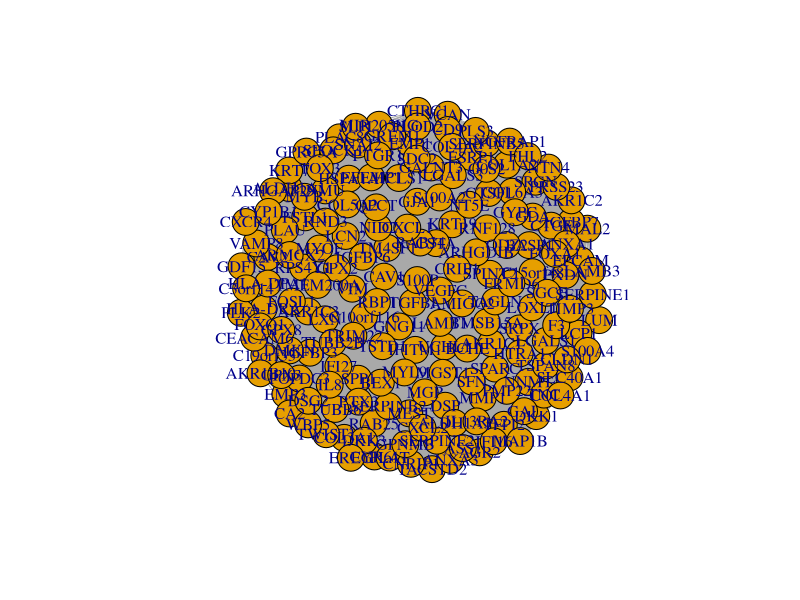
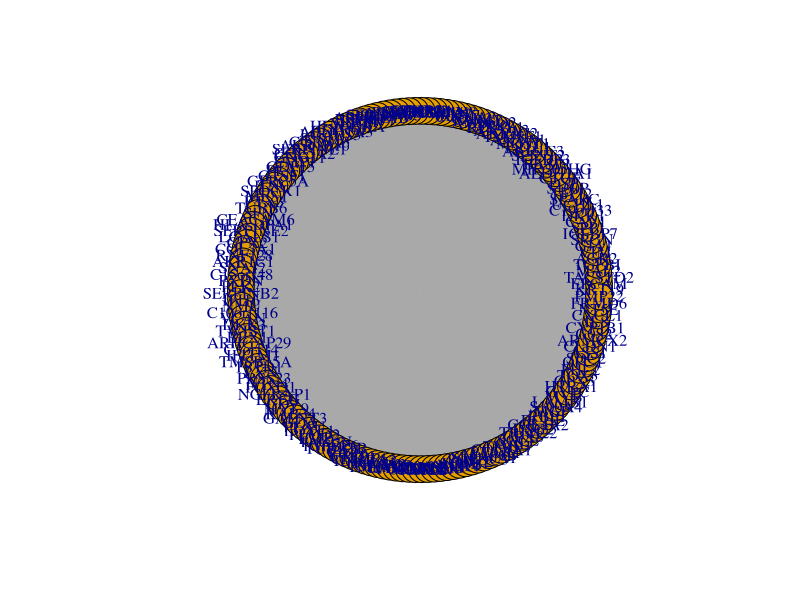
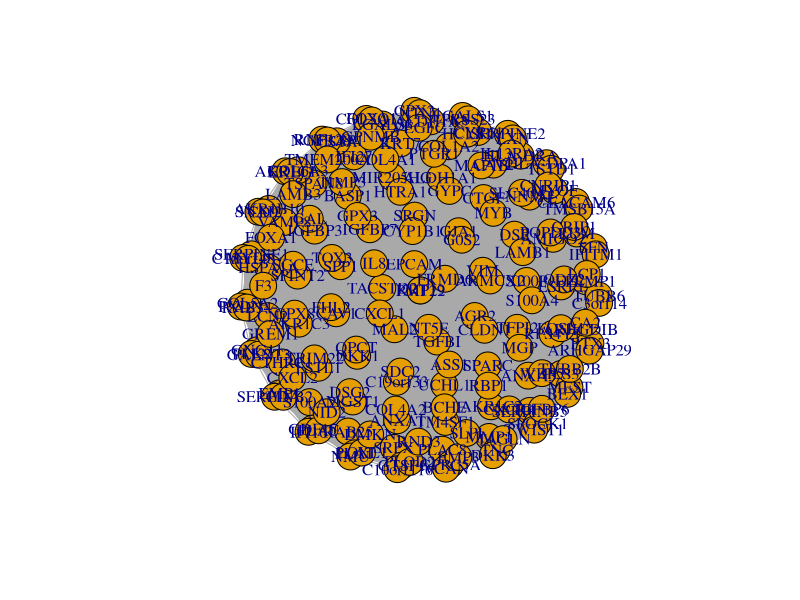
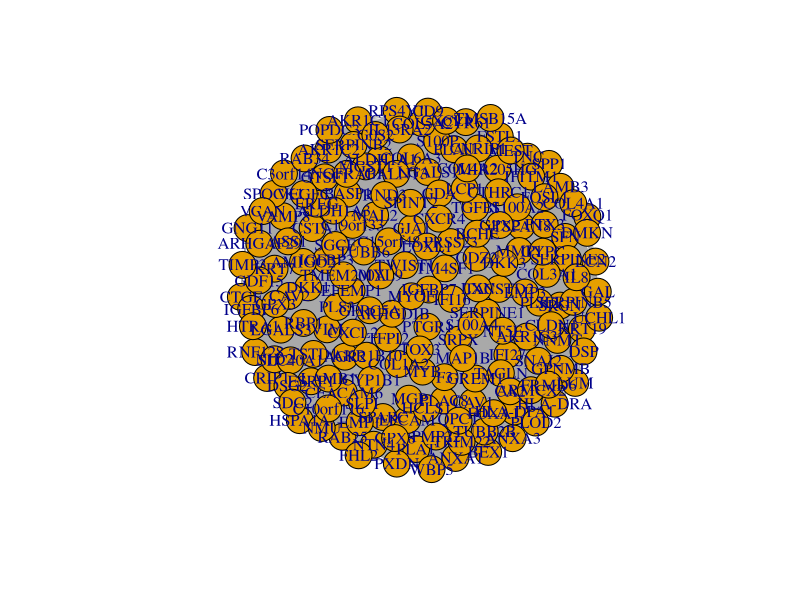
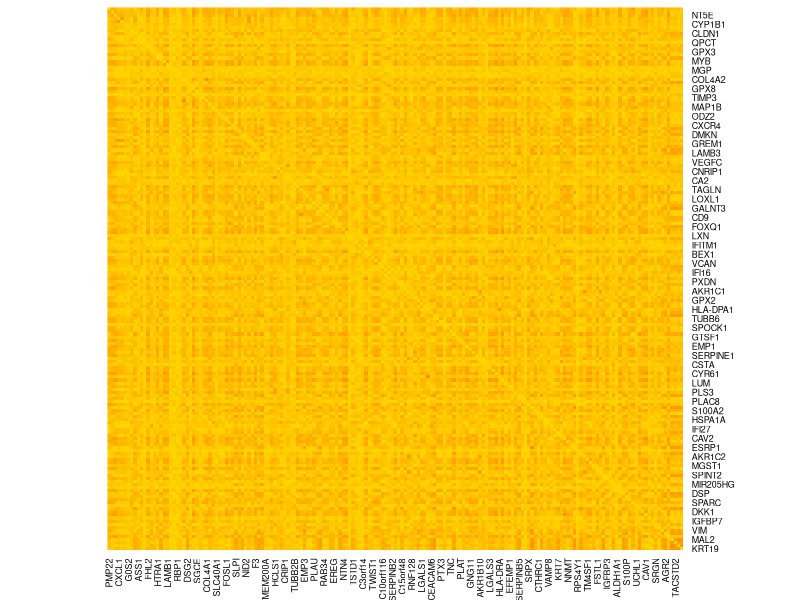
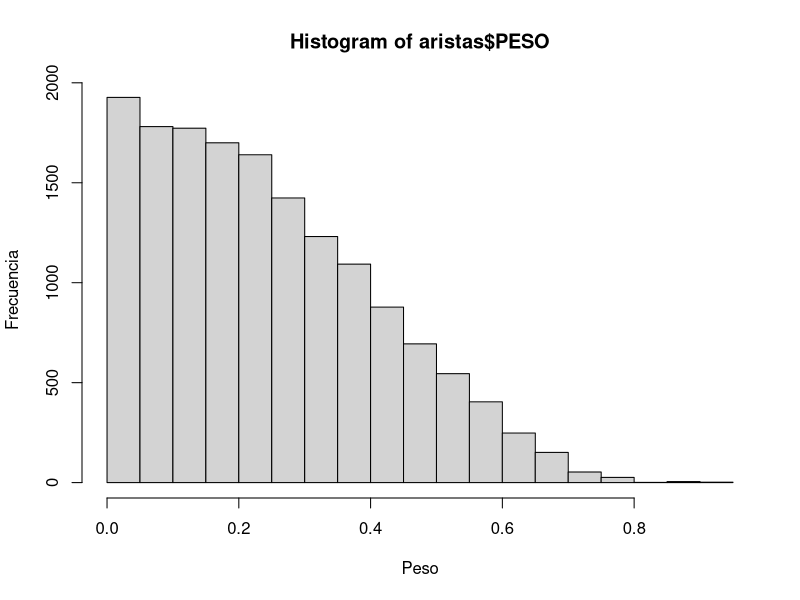
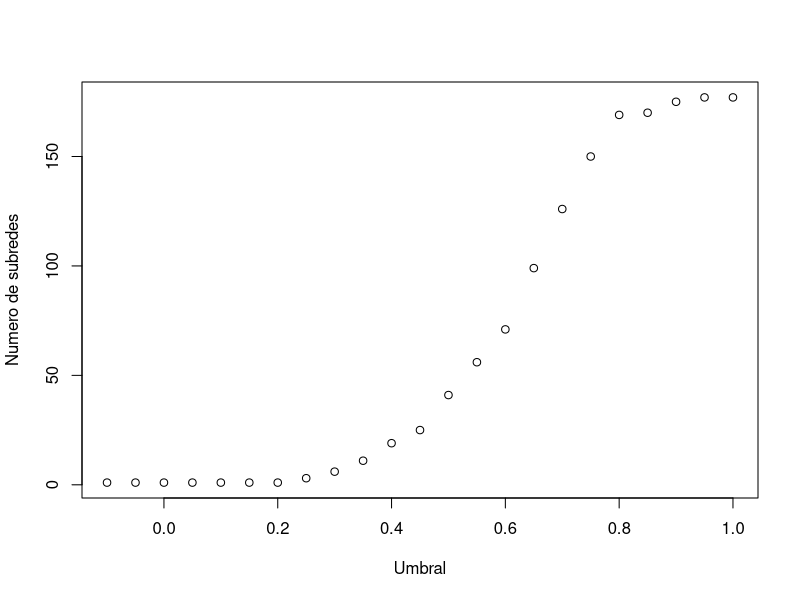
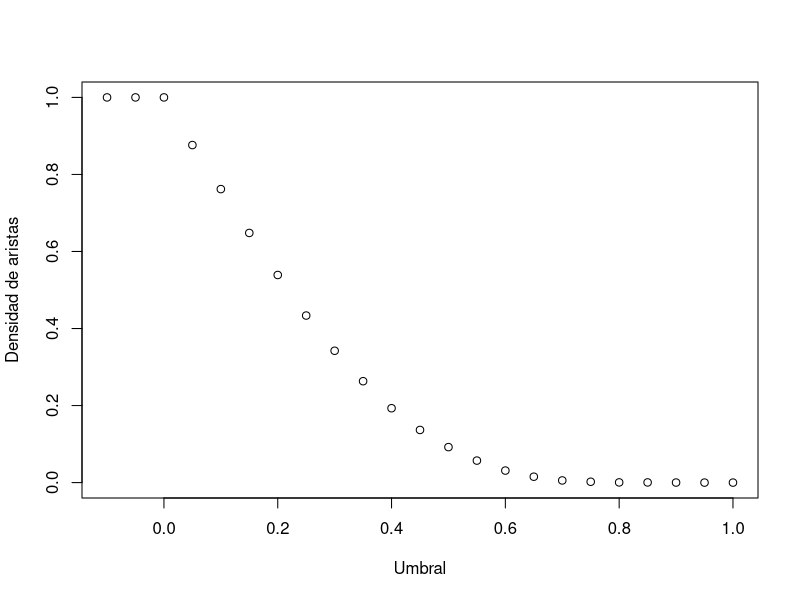

The R source for these figures, in order:
## ---- chunk 1
#install.packages("igraph")
#install.packages("readxl")
library(igraph)
library(readxl)
## ---- chunk 2
aristas <- read_excel("./Dataset1.xlsx", 
                    sheet = "WeigthedNetwork")
nodos <- read_excel("./Dataset1.xlsx", 
                    sheet = "NetworkNodes")
grafo <- 
  graph_from_data_frame(d = aristas,  directed=F, vertices = nodos)
## ---- chunk 3
V(grafo)
E(grafo)
class(grafo)
head(grafo)
## ---- chunk 4
plot(grafo)
## ---- chunk 5
l <- layout_in_circle(grafo)
plot(grafo, layout=l)

## ---- chunk 6
e <- layout_on_sphere(grafo)
plot(grafo, layout=e)
## ---- chunk 7
fr <- layout_with_fr(grafo)
plot(grafo, layout=fr)
## ---- chunk 8
netm <- get.adjacency(grafo, attr="PESO", sparse=F)
colnames(netm) <- nodos$NODOS
rownames(netm) <- nodos$NODOS
palf <- colorRampPalette(c("gold", "dark orange")) 

heatmap(netm[,177:1], Rowv = NA, Colv = NA, col = palf(100), 
        scale="none", margins=c(3,1) )

## ---- chunk 9
hist(aristas$PESO, xlab = "Peso", ylab = "Frecuencia")
## ---- chunk 10
mean(aristas$PESO)
sd(aristas$PESO)
## ---- chunk 11
umbral = seq(-0.1 , 1, by=0.05)
no = c(0)
ar = c(0)
i=1
for (x in umbral){
  gf <- delete_edges(grafo, E(grafo)[PESO<x])
  no[i] <- clusters(gf)$no #vector con el numero de clusters
  ar[i] <- edge_density(gf)
  i= i+1
}

plot (x= umbral, y =no, xlab = "Umbral" ,ylab ="Numero de subredes")
plot (x= umbral, y =ar, xlab = "Umbral" ,ylab ="Densidad de aristas")
## ---- chunk 12
g4 <- delete_edges(grafo, E(grafo)[PESO<0.4])
## ---- chunk 13
V(g4)
E(g4)
plot(g4)
## ---- chunk 14
netm <- get.adjacency(g4, attr="PESO", sparse=F)
colnames(netm) <- nodos$NODOS
rownames(netm) <- nodos$NODOS
palf <- colorRampPalette(c("gold", "dark orange")) 

heatmap(netm[,177:1], Rowv = NA, Colv = NA, col = palf(100), 
        scale="none", margins=c(3,1) )
## ---- chunk 15
distM <- shortest.paths(g4, weights = E(g4)$PESO)
distM
